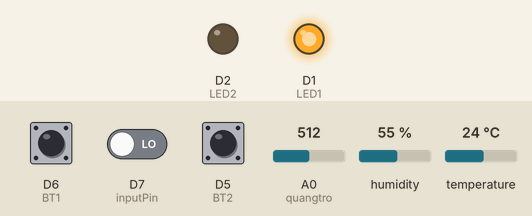
Simulated run of this sketch. Board: ESP8266 (NodeMCU). Parts: output pins drawn as LEDs (lit = HIGH). Inputs (shaded band) come from the test bench; at power-on: D6 (BT1) HIGH, A0 (quangtro) = 512, D5 (BT2) HIGH, D7 (inputPin) LOW, humidity 55 %, temperature 24 °C. WiFi joins after 1.5 s; servers stay silent unless stated; no MQTT or app messages arrive unless stated; what the sketch prints to the serial monitor is not drawn.

Above: at 2.7 s.
2.8 s: D6 (BT1) pulled LOW for 1 s
At 4.5 s:
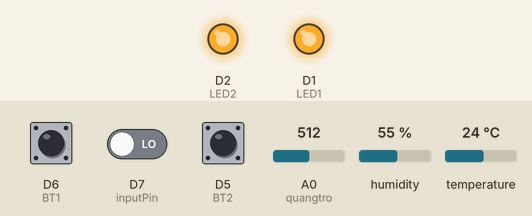
6.3 s: A0 (quangtro) set to 316
9.2 s: A0 (quangtro) set to 283
At 10.4 s:
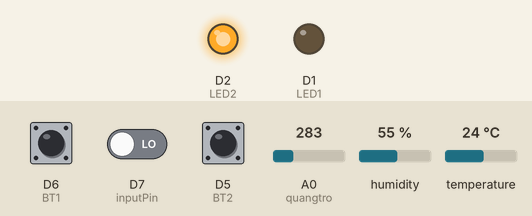
11.5 s: D5 (BT2) pulled LOW for 1 s
At 13.7 s:
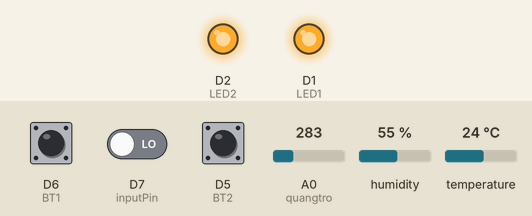
15.0 s: D7 (inputPin) driven HIGH
At 16.4 s:
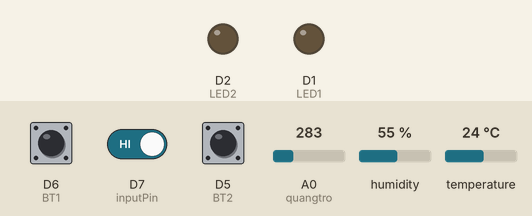
Timing chart, 0 to 18.0 s (numbered marks = the images above; inputs shaded):
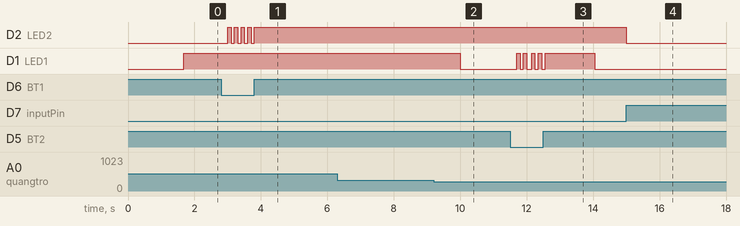

Measured:
- the behaviour switches between 300 and 299 on A0 (quangtro) (found by bisection; images 1 and 2)
- after the input at 2.8 s, D2 (LED2): alternates HIGH for 0.10 s and LOW for 0.10 s, 9 changes in all, then stays HIGH, starting after 0.20 s
- after the input at 6.3 s, every drawn part: stays the same
- after the input at 9.2 s, D1 (LED1): HIGH → LOW after 0.81 s
- after the input at 11.5 s, D1 (LED1): LOW → HIGH after 0.20 s, → LOW 0.10 s later, → HIGH 0.10 s later, → LOW 0.10 s later, … (10 changes in this stretch)
- after the input at 15.0 s, D2 (LED2): HIGH → LOW at once

The sketch:

Thingsboard.ino
```cpp
#include <ESP8266WiFi.h> // thư vien dung cho esp8266
#include <PubSubClient.h> // thu vien mqtt
#include <ArduinoJson.h>  // thu vien Arduin Json v5
#include "DHT.h" // thư vien DHT sensors


// Thông tin về wifi
#define ssid "lophocvui.com 2.4GHz"
#define password "88889999"

// Thông tin về MQTT Broker
#define mqtt_server "demo.thingsboard.io"
#define mqtt_port  1883
#define mqtt_user "Gateway 1" // user mqtt
#define mqtt_pwd "" //password mqtt

#define mqtt_topic_sensor "v1/devices/me/telemetry" //topic nhan du lieu cam bien mac dinh cua ThingBoard
#define mqtt_topic_led_response "v1/devices/me/attributes" //topic nhan du lieu bat tat den mac dinh cua ThingBoard
#define mqtt_topic_led_request "v1/devices/me/rpc/request/+" //topic nhan du lieu bat tat den mac dinh cua ThingBoard
#define DeviceID  "LHV-01" // id of station x

WiFiClient espClient;
PubSubClient client(espClient);

long now = millis();
long lastMeasure = 0;

/*---DHT11---*/
#define DHTPIN D3
#define DHTTYPE DHT11
DHT dht(DHTPIN, DHTTYPE);
/*---Quang Tro---*/
int quangtro = A0;
/*------LED------*/
#define LED1 D1
#define LED2 D2
#define BT1  D6
#define BT2  D5
/*----BUTTON-----*/
int buttonStatus1 = 0;
int buttonStatus2 = 0;
int oldButton = 0;
int ledStatus = 0;
/*----MOTION-----*/
int inputPin = D7;   //dùng chân D7 để kết nối tới cảm biến
bool pinStatus = LOW; // biến để so sánh với trạng thái trước
bool pirState = LOW; //LOW = không có chuyển động, HIGH = có chuyển động

/*----SetUp-----*/
void setup(){
  Serial.begin(9600);
  pinMode(LED1,OUTPUT);
  pinMode(LED2,OUTPUT);

  pinMode(BT1,INPUT_PULLUP);
  pinMode(BT2,INPUT_PULLUP);

  digitalWrite(LED1,LOW);
  digitalWrite(LED2,LOW);

  pinMode(inputPin, INPUT);

  setup_wifi();
  client.setServer(mqtt_server,mqtt_port);
  client.setCallback(callback);
  dht.begin();
}
/*----Loop-----*/
void loop(){
  // Kết nối wifi
  if (!client.connected()){
    reconnect();
  }
  client.loop();

  // Khi nhấn nút sẽ bật đèn, đồng thời publish giá trị trạng thái của đèn lên server ThingsBoard

  StaticJsonBuffer<200> jsonBuffer;//memory allocated on the stack and has a fixed size
  JsonObject& data = jsonBuffer.createObject();//Allocates an empty JsonObject
  char mesage[256];// mang ky tu

  buttonStatus1 = digitalRead(BT1);
  if(buttonStatus1 != oldButton){
    oldButton = buttonStatus1;
    delay(50);
    if(buttonStatus1 == 1){
      ledStatus = !ledStatus;  //đảo trạng thái led
      if(ledStatus == 1){
        Ctl_Led(LED1,1);
        data["R1"] = true;
        data.printTo(mesage, sizeof(mesage));
        client.publish(mqtt_topic_led_response,mesage);
      }
      else{
        Ctl_Led(LED1,0);
        data["R1"] = false;
        data.printTo(mesage, sizeof(mesage));
        client.publish(mqtt_topic_led_response,mesage);
      }
    }
  }

  buttonStatus2 = digitalRead(BT2);
  if(buttonStatus2 != oldButton){
    oldButton = buttonStatus2;
    delay(50);
    if(buttonStatus2 == 1){
      ledStatus = !ledStatus;  //đảo trạng thái led
      if(ledStatus == 1){
        Ctl_Led(LED2,1);
        data["R2"] = true;
        data.printTo(mesage, sizeof(mesage));
        client.publish(mqtt_topic_led_response,mesage);
      }
      else{
        Ctl_Led(LED2,0);
        data["R2"] = false;
        data.printTo(mesage, sizeof(mesage));
        client.publish(mqtt_topic_led_response,mesage);
      }
    }
  }

  // Emotions
  pinStatus = digitalRead(inputPin);
  if (pinStatus == HIGH) {
    if (pirState == LOW) {
      Serial.println("Phát hiện chuyển động");
      digitalWrite(LED2, LOW);
      pirState = HIGH;
    }
  }
  else
  {
    if (pirState == HIGH) {
      Serial.println("Không có chuyển động");
      digitalWrite(LED2, HIGH);
      pirState = LOW;
    }
  }

  now = millis();
  // cu 2s gui du lieu cảm biến 1 lần
  if (now - lastMeasure > 2000){
    lastMeasure = now;
    Update_data();
   }
}
/**
  * @brief:  fucntion callback of mqtt
  * @param  topic: topic mqtt client subcrice to
  *         mesage: message
  *         length: len of message
  * @retval None
**/
void callback(String topic, byte* message, unsigned int length) {
    // Hien thi len Serial topic va message nhan duoc
    Serial.print("Message arrived on topic: ");
    String Topic = topic;
    Serial.print(Topic);
    Serial.print(". Message: ");
    String messageTemp;
    Serial.println(messageTemp);
    // gop message nhan duoc tu kieu byte sang string
    for(int i = 0; i < length; i++){
        messageTemp += (char)message[i];
    }
    Serial.println(messageTemp);

    // convert message tu kieu String sang Objetct
    StaticJsonBuffer<200> jsonBuffer;
    JsonObject  &data = jsonBuffer.parseObject(messageTemp);
    // Kiem tra qua trinh convert co loi hay khong
    if (!data.success()){
    Serial.println("parseObject() failed");
    return;
    }

    // Du lieu nhan duoc khi nhan nut tren giao dien ThingsBoard co dang {“method”:”x”,”params”:y} nen can so sanh method va params
    String methodName = String((const char*)data["method"]); //convert lai string de so sanh method
/****************Den 1************************/
    if(methodName.equals("R1")){
      if(data["params"]==true){
          Ctl_Led(LED1,1);
          }
      else{
          Ctl_Led(LED1,0);
          }
    }
/****************Den 2************************/
    if(methodName.equals("R2")){
      if(data["params"]==true){
          Ctl_Led(LED2,1);
          }
      else{
          Ctl_Led(LED2,0);
          }
    }
/*********************************************/
}
/**
  * @brief:  Control LEDx
  * @param:  led is led to cotrol
  *              where is LED1,LED2
  * @param:  Status:
  *           1: LED ON
  *           0: LED OFF
  * @retval None
**/
void Ctl_Led(int led,int Status){
  digitalWrite(led,Status == 1 ? HIGH : LOW);
}
/**
  * @brief:  Setup wifi for ESP and print IP address.
  * @param: None
  * @retval None
**/
void setup_wifi(){
  delay(10);
  Serial.println();
  Serial.print("Connecting to ");
  Serial.println(ssid);
  WiFi.begin(ssid, password);
  while (WiFi.status() != WL_CONNECTED) {
    delay(500);
    Serial.print(".");
  }
  Serial.println("");
  Serial.println("WiFi connected");
  Serial.println("IP address: ");
  Serial.println(WiFi.localIP());
}
/**
  * @brief:  Connect to MQTT broker with ID, user and pass
  *          and pushlish init value of LEDs
  * @param: None
  * @retval None
**/
void reconnect(){
  // Chờ tới khi kết nối
  while (!client.connected()){
    Serial.print("Attempting MQTT connection...");// Thực hiện kết nối với mqtt user và pass
    if (client.connect(DeviceID,mqtt_user, mqtt_pwd)) {
      Serial.println("connected");// Khi kết nối sẽ publish thông báo
      delay(50);
      // subcrice đến topic của mỗi đèn để nhận tín hiệu điều khiển
      client.subscribe(mqtt_topic_led_request);
    }
    else{
      Serial.print("failed, rc=");
      Serial.print(client.state());
      Serial.println(" try again in 5 seconds");
      delay(5000);// Đợi 5s
    }
  }
}
/**
  * @brief:  Read data from sensors. Temperature,Humidity and light
  * after convert to JSON and publish.
  * @param: None
  * @retval None
**/
void Update_data(){
    StaticJsonBuffer<200> jsonBuffer;//memory allocated on the stack and has a fixed size
    JsonObject& data = jsonBuffer.createObject();//Allocates an empty JsonObject
    char mesage[256];// mang ky tu
    // cảm biến ánh sáng
    int l = analogRead(quangtro);
    if(l > 1000){
      Ctl_Led(LED1,1);
      data["R1"] = true;
      data.printTo(mesage, sizeof(mesage));
      client.publish(mqtt_topic_led_response,mesage);
      Serial.println("Đèn sáng");
     }
     else if(l < 300 ){
      Ctl_Led(LED1,0);
      data["R1"] = false;
      data.printTo(mesage, sizeof(mesage));
      client.publish(mqtt_topic_led_response,mesage);
      Serial.println("Đèn tắt");
     }

    float h = dht.readHumidity();
    float t = dht.readTemperature();

    if (isnan(l)){ l = 0;}
    if (isnan(h)){ h = 0; }
    if (isnan(t)){ t = 0; }
    // gan du lieu vao chuoi Json
    data["ID"] = DeviceID;
    data["Temperature"] = t ;
    data["Humidity"] = h;
    data["Light"] = l;

    data.printTo(mesage, sizeof(mesage));// lưu thanh chuoi JSON
    // gui du lieu len ThingsBoard
    Serial.print("Format data: ");
    Serial.println(mesage);
    client.publish(mqtt_topic_sensor,mesage);
}
```
